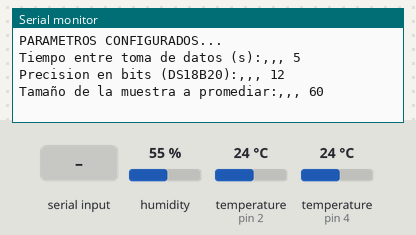
Recording of a sketch running on a simulated Arduino Uno, built with avr-gcc and run on an emulated ATmega328P. Shown: the last lines printed to the serial monitor. Inputs (shaded band) come from the test bench; at power-on: humidity 55 %, temperature (sensors on pin 2, pin 4) 24 °C.

Above: at 1.2 s.
1.3 s: "?" received over Serial
At 2.4 s:
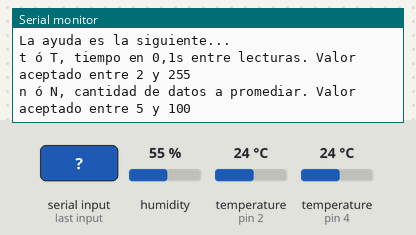
2.8 s: "t" received over Serial
At 3.3 s:
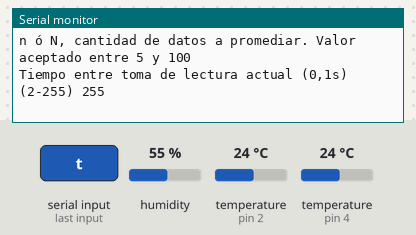
4.3 s: "n" received over Serial
At 5.5 s:
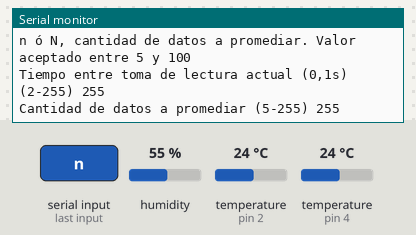
5.8 s: "d" received over Serial
At 6.7 s:
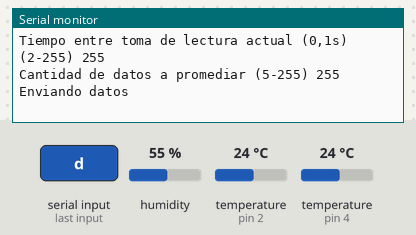

The sketch:

DS18B20_x2_bus_unico_registro_interno_4.ino
```cpp
/* DOS SENSORES DE TEMPERATURA DS18B20, UNO DE TEMPERATURA Y HUMEDAD DHT22
 * COLOCAR EL SERIAL EN 115200 BAUDIOS
 */

#include <OneWire.h>              // para utilizar lazos serie
#include <DallasTemperature.h>    // para utilizar el DS18B20
#include <Average.h>              // libreria para cálculos matemáticos
#include <EEPROM.h>               // para utilizar la EEPROM  (BORRRAR SI NO LO VOY A UTILIZAR)
#include <DHT.h>                  // (NUEVO) para utilizar el DHT11 y/o DHT22

#define N 60                       // cantidad de datos a recoger para promediar (máximo 120)
//#define N2 24                       // cantidad de promedios a guardar en un array (máximo 100)
#define DELTA 50                    // tiempo entre toma de datos en "decimas de segundo" 2 para 9bits
#define PRECISION 12                 // define precision en bits (9 a 12)
#define RESTART asm("jmp 0x0000")   // funcion RESTART para resetear el arduino.


OneWire ourWire(2);                   // pin 2 tipo OneWire para varios DS18B20
DallasTemperature sensors(&ourWire);  // objeto sensors
DeviceAddress address1 = {0x28, 0xB8, 0x25, 0xA6, 0x8, 0x0, 0x0, 0x17};  //dirección IP del sensor 1
DeviceAddress address2 = {0x28, 0x71, 0xD, 0xA6, 0x8, 0x0, 0x0, 0xD8};   //dirección IP del sensor 2

DHT dht(4, DHT22);   // (NUEVO) elijo pin 4 y tipo DHT22 ó DHT11

byte i=0;                                   //para hacer el contador de datos a promediar
unsigned long tViejo = 0, tNuevo = 0;       //para definir el delta entre toma de datos
// int medio [N2][4];                       // (NUEVO)
Average<float> DS1(N);                     // se puede poner en int, pero da overflow en funcion de cantidad de datos.
Average<float> DS2(N);
Average<float> THT(N);                     //
Average<float> THH(N);                     //


void setup() {
  Serial.begin(115200);
  sensors.begin();                             //Se inician los DS18B20
  sensors.setResolution(address1, PRECISION);  //configuro bits de resolución (disponible 9 a 12)
  sensors.setResolution(address2, PRECISION);
  dht.begin();                                 // (NUEVO) Se inicia el DHT11 ó DHT22
  Serial.println("PARAMETROS CONFIGURADOS...");        // Quitar en caso de ser necesario, ocupan memoria
  Serial.print("Tiempo entre toma de datos (s):,,, ");
  Serial.println(DELTA/10);
  Serial.print("Precision en bits (DS18B20):,,, ");
  Serial.println(PRECISION);
  Serial.print("Tamaño de la muestra a promediar:,,, ");
  Serial.println(N);
}

void loop() {
    tNuevo = millis()/100;
    Recibe();                     //función que recibe comandos desde puerto Serie de la PC.

    if (tNuevo >= tViejo+DELTA)
    {
      tViejo = millis()/100;
      sensors.requestTemperatures();                  //envía el comando para obtener las temperaturas. Este demora el mayor tiempo
      DS1.push(sensors.getTempC(address1));          //Se obtiene la temperatura en °C de los DS18B20
      DS2.push(sensors.getTempC(address1));          //Se obtiene la temperatura en °C de los DS18B20
      THT.push(dht.readTemperature());                //Se obtiene la temperatura en ºC del DHT22
      THH.push(dht.readHumidity());                   //Se obtiene la humedad relativa del DHT22
      i++;
    }

    if (i >= N)
    {
      //Serial.print("Tiempo al iniciar envio de datos [s]: "); Serial.println(millis()/1000); //solo para chequear el tiempo
/*      for(int x=0; x<N; x++) //IMPRIME TODOS LOS DATOS UTILIZADOS PARA EL ESTADÍSTICO
      {
        Serial.print(x+1); Serial.print(","); Serial.print(DS1.get(x)); Serial.print(","); Serial.print(DS2.get(x)); Serial.print(",");
        Serial.print(THT.get(x)); Serial.print(","); Serial.println(THH.get(x));
      }*/
      i=0;
      Serial.print(DS1.mean()); Serial.print(","); Serial.print(DS1.stddev()); Serial.print(",");
      Serial.print(DS2.mean()); Serial.print(","); Serial.print(DS2.stddev()); Serial.print(",");
      Serial.print(THT.mean()); Serial.print(","); Serial.print(THT.stddev()); Serial.print(",");
      Serial.print(THH.mean()); Serial.print(","); Serial.println(THH.stddev());
/*      for (int x=0 ; x<(N2-1) ; x++)
      {
         medio[x][0]=medio[x+1][0];
         medio[x][1]=medio[x+1][1];
         medio[x][2]=medio[x+1][2];
         medio[x][3]=medio[x+1][3];
      }
      medio[N2-1][0]=DS1.mean()*100;
      medio[N2-1][1]=DS1.stddev()*100;
      medio[N2-1][2]=DS2.mean()*100;
      medio[N2-1][3]=DS2.stddev()*100;
      Serial.print("VALOR MEDIO Y DESVIO ESTANDAR ");
      Serial.print(",,,");
      Serial.print(medio[N2-1][0]);
      Serial.print(",");
      Serial.print(medio[N2-1][1]);
      Serial.print(",");
      Serial.print(medio[N2-1][2]);
      Serial.print(",");
      Serial.println(medio[N2-1][3]);
*/
    }

    // Reseteo el Arduino. Una vez por día, es 1000*3600*24 = 86.400.000
    if (millis() > 86400000)    // 86400000 representa una vez al dia
    {
       // Antes de Resetear debería mandar los datos por Puerto Serie.
       Serial.println("RESETEANDO...");
       RESTART;
    }
  }

void Recibe() {
  byte conf;
  char recibe;
  if (Serial.available());
    {
      recibe = Serial.read();
      switch (recibe)
      {
        case '?':
          Serial.println("La ayuda es la siguiente...");     //Agregar el listado de letras
          Serial.println("t ó T, tiempo en 0,1s entre lecturas. Valor aceptado entre 2 y 255");
          Serial.println("n ó N, cantidad de datos a promediar. Valor aceptado entre 5 y 100");
          break;
        case 't':
        case 'T':
          Serial.print("Tiempo entre toma de lectura actual (0,1s) (2-255) ");
          Serial.println(EEPROM.read(0));       // se carga en posición 0
          break;
        case 'n':
        case 'N':
          Serial.print("Cantidad de datos a promediar (5-255) ");
          Serial.println(EEPROM.read(1));       // se carga en posición 1
          break;
        case 'd':
        case 'D':
          Serial.println("Enviando datos ");
          /*for (int x=0 ; x<N2 ; x++)
          {
            Serial.print(medio[x][0]);
            Serial.print(",");
            Serial.print(medio[x][1]);
            Serial.print(",");
            Serial.print(medio[x][2]);
            Serial.print(",");
            Serial.println(medio[x][3]);
         }*/
          break;
        default:
          break;

      }
    }
 }
```

Measured:
- after the input at 1.3 s, the serial monitor: prints a new line at once (image 1)
- after the input at 2.8 s, the serial monitor: prints a new line at once (image 2)
- after the input at 4.3 s, the serial monitor: prints a new line at once (image 3)
- after the input at 5.8 s, the serial monitor: prints a new line at once (image 4)
